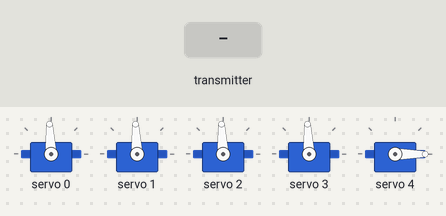
The sketch below on a simulated ESP32. Parts: 5 × servo. The test bench sets the inputs (shaded band).

Above: at 1.2 s.
1.3 s: the transmitter starts sending servo1 = 0
At 2.5 s:
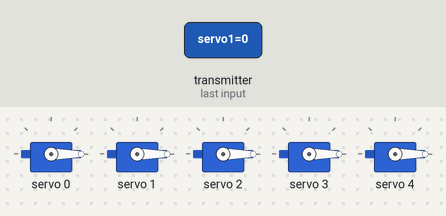
2.8 s: the transmitter starts sending servo2 = 45
At 3.9 s:
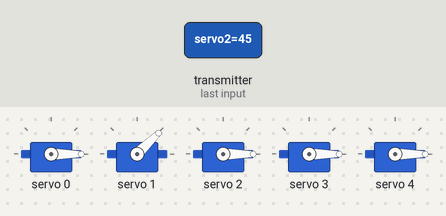
4.3 s: the transmitter starts sending servo3 = 45
At 5.0 s:
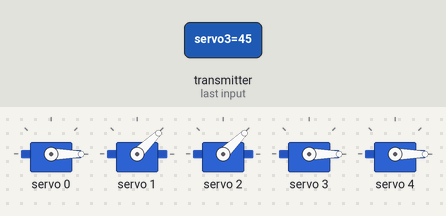
5.8 s: the transmitter starts sending servo4 = 45
At 6.2 s:
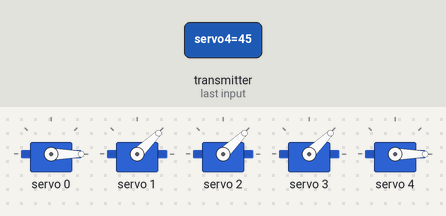
7.3 s: the transmitter starts sending gripper = 64
At 8.5 s:
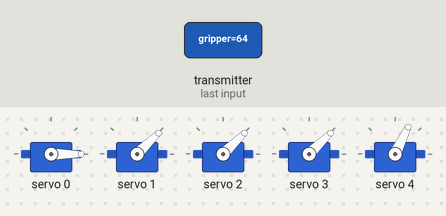
8.8 s: the transmitter starts sending servo1 = 45
At 9.7 s:
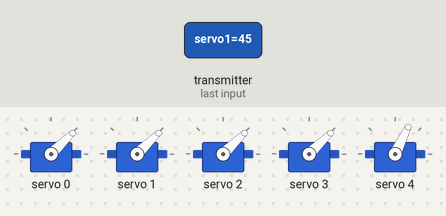
Timing chart, 0 to 11.3 s (numbered marks = the images above; inputs shaded):
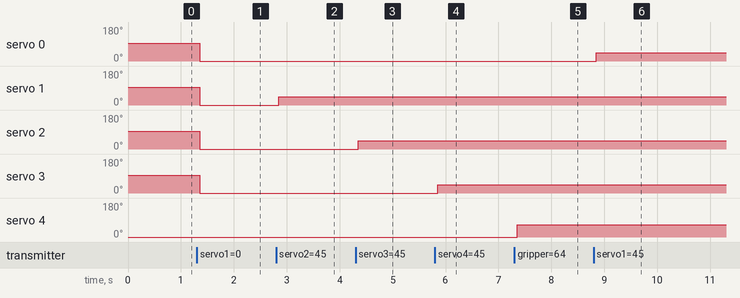

The sketch:

RX.ino
```cpp
#include <WiFi.h>
#include <esp_now.h>
#include <Wire.h>
#include <Adafruit_PWMServoDriver.h>
#define SDA_PIN 21
#define SCL_PIN 22
#define SERVOMIN 102
#define SERVOMAX 512
#define SERVO1_REVERSE 0
#define SERVO2_REVERSE 0
#define SERVO3_REVERSE 0
#define SERVO4_REVERSE 0
#define SERVO5_REVERSE 0
#define FAILSAFE_TIMEOUT 500
Adafruit_PWMServoDriver pca9685 = Adafruit_PWMServoDriver(0x40);
typedef struct {
  uint8_t servo1;
  uint8_t servo2;
  uint8_t servo3;
  uint8_t servo4;
  uint8_t gripper;
} DataPacket;
DataPacket receivedData;
uint8_t currentAngles[5] = {90,90,90,90,0};
unsigned long lastPacketTime = 0;
uint16_t angleToPulse(uint8_t angle) {
  return map(angle, 0, 180, SERVOMIN, SERVOMAX);
}
uint8_t applyReverse(uint8_t angle, uint8_t reverseFlag) {
  return reverseFlag ? (180 - angle) : angle;
}
void writeServo(uint8_t channel, uint8_t angle) {
  pca9685.setPWM(channel, 0, angleToPulse(angle));
}
void updateServos() {
  currentAngles[0] = applyReverse(receivedData.servo1, SERVO1_REVERSE);
  currentAngles[1] = applyReverse(receivedData.servo2, SERVO2_REVERSE);
  currentAngles[2] = applyReverse(receivedData.servo3, SERVO3_REVERSE);
  currentAngles[3] = applyReverse(receivedData.servo4, SERVO4_REVERSE);
  currentAngles[4] = applyReverse(receivedData.gripper, SERVO5_REVERSE);
  writeServo(0, currentAngles[0]);
  writeServo(1, currentAngles[1]);
  writeServo(2, currentAngles[2]);
  writeServo(3, currentAngles[3]);
  writeServo(4, currentAngles[4]);
}
void onReceive(const esp_now_recv_info_t *info, const uint8_t *incomingData, int len) {
  if (len != sizeof(DataPacket)) return;
  memcpy(&receivedData, incomingData, sizeof(receivedData));
  lastPacketTime = millis();
  updateServos();
}
void setup() {
  Wire.begin(SDA_PIN, SCL_PIN);
  pca9685.begin();
  pca9685.setPWMFreq(50);
  WiFi.mode(WIFI_STA);
  WiFi.disconnect();
  esp_now_init();
  esp_now_register_recv_cb(onReceive);
  for (int i = 0; i < 5; i++) {
    writeServo(i, currentAngles[i]);
  }
  lastPacketTime = millis();
}
void loop() {
  if (millis() - lastPacketTime > FAILSAFE_TIMEOUT) {
    return;
  }
}
```

Measured:
- after the input at 1.3 s, servo 0–3: 93° → 0° after 0.05 s
- after the input at 2.8 s, servo 1: 0° → 44° after 0.05 s
- after the input at 4.3 s, servo 2: 0° → 44° after 0.05 s
- after the input at 5.8 s, servo 3: 0° → 44° after 0.05 s
- after the input at 7.3 s, servo 4: 0° → 64° after 0.05 s
- after the input at 8.8 s, servo 0: 0° → 44° after 0.05 s
